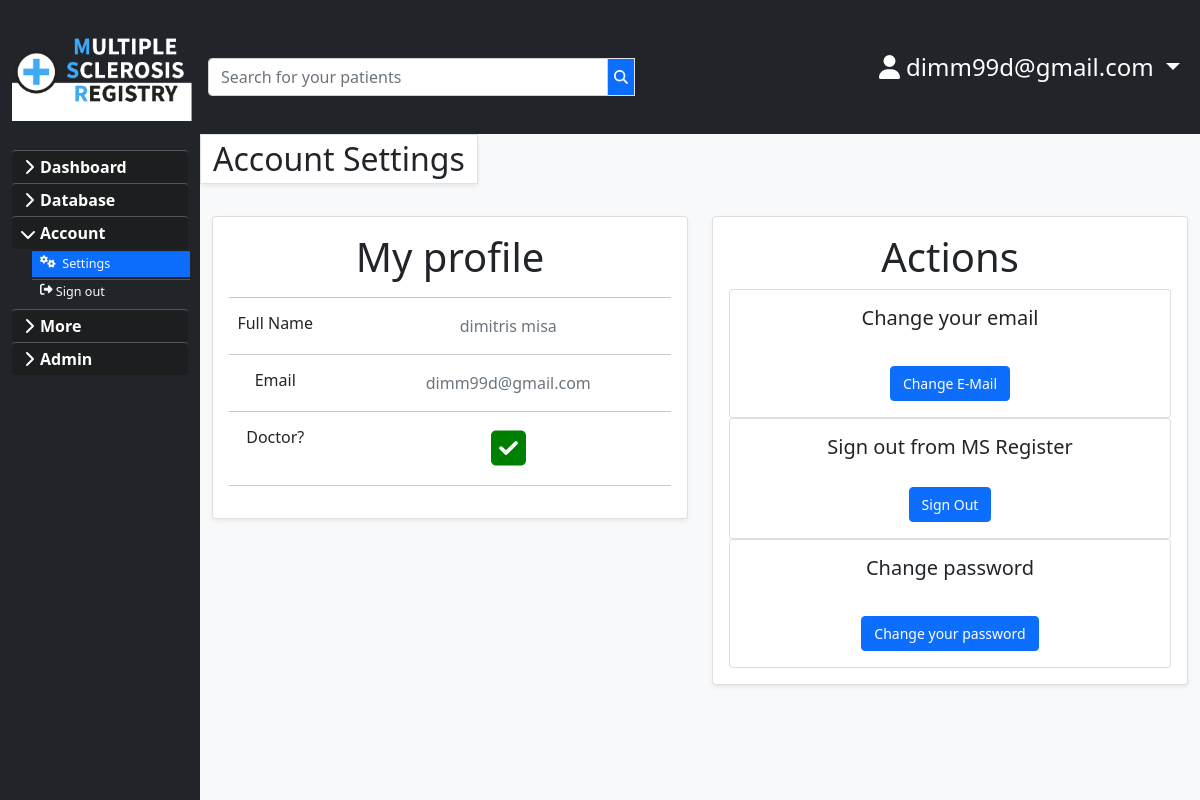
/profile/ (signed in), run on the app's committed database.
### users/models.py (models this page shows, shortened)
class User(AbstractBaseUser, PermissionsMixin):
    email = models.EmailField(max_length=254, unique=True)
    is_staff = models.BooleanField(default=False)
    is_superuser = models.BooleanField(default=False)
    is_active = models.BooleanField(default=True)
    last_login = models.DateTimeField(null=True, blank=True)
    date_joined = models.DateTimeField(auto_now_add=True)
    name = models.CharField(max_length=25, null=True, blank=True)
    surname = models.CharField(max_length=25, null=True, blank=True)
    USERNAME_FIELD = 'email'
    EMAIL_FIELD = 'email'
    REQUIRED_FIELDS = ['name','surname']
    objects = UserManager()

### main/views.py (the view)
# urls.py: path('profile/',views.profile,name="profile"),
@login_required
def profile(request):
    return render(request, 'account/base.html' )

### main/templatetags/hasgroup.py (called while the page is built)
@register.filter(name='has_group')
def has_group(user, group_name):
    group = Group.objects.get(name=group_name)
    return True if group in user.groups.all() else False

### main/templates/account/base.html (shortened to what this page needs)
{% extends "main/main_template.html" %}
{% load static %}
{% load hasgroup %}
{% block content %}
<div class="row">
  {% include 'main/sidebar.html' %}
  <div class="asbcontent col-md-10 col-sm-12 ">
    <div class="row">
      <p class="fs-2 bg-white border w-auto shadow-sm">Account Settings</p>
    </div>
    <div class="row mt-3">
          <div class="col-md-6 text-center">
            <div class="card mb-3 shadow-sm">
              <div class="card-body">
                <h1 class="card-title">My profile</h1>
                <hr>
                <div class="row">
                  <div class="col-sm-3">
                    <h6 class="mb-0">Full Name</h6>
                  </div>
                  <div class="col-sm-9 text-secondary">
                    {{request.user.name}} {{request.user.surname}}
                  </div>
                </div>
                <hr>
                <div class="row">
                  <div class="col-sm-3">
                    <h6 class="mb-0">Email</h6>
                  </div>
                  <div class="col-sm-9 text-secondary">
                    {{request.user.email}}
                  </div>
                </div>
                <hr>
                <div class="row">
                  <div class="col-sm-3">
                    <h6 class="mb-0">Doctor?</h6>
                  </div>
                  <div class="col-sm-9 text-secondary">
                    {% if request.user|has_group:"doctor" %}
                    <i class="fas fa-check-square fs-1" style="color:green;"></i>
                    {% else %}
                    <i class="fas fa-window-close fs-1" style="color:red;"></i>
                    {% endif %}
                  </div>
                </div>
                <hr>
              </div>
            </div>
          </div>
          <div class="col-md-6">
            <div class="card text-center shadow-sm">
            <div class="card-body">
              <h1 class="card-title">Actions</h1>
              <div class="card">
              <div class="card-body">
                <h5 class="card-title">Change your email</h5>
                <a href="{% url 'account_email' %}" class="btn btn-primary">Change E-Mail</a>
              </div>
            </div>
            <div class="card">
              <div class="card-body">
                <h5 class="card-title">Sign out from MS Register</h5>
                <a data-bs-toggle="modal" data-bs-target="#logoutmodal" class="btn btn-primary">Sign Out</a>
              </div>
            </div>
            <div class="card">
              <div class="card-body">
                <h5 class="card-title">Change password</h5>
                <a href="{% url 'account_set_password' %}" class="btn btn-primary">Change your password</a>
              </div>
            </div>
            </div>
            </div>
            </div>
    </div>
</div>
</div>
{% endblock %}

### main/templates/main/navbar.html (shortened to what this page needs)
{% load static %}
<div class="row">
  <nav class="navbar navbar-expand-md bg-dark navbar-dark ">
    <div class="col-2" id="headernav">
      <div class="navbar-header">
        <a class=" navbar-brand d-block " href="{% url 'main:homepage' %}">
          <img class="main-icon" src="{% static 'main/brand.png' %}" alt="">
        </a>
      </div>
    </div>
      {% if user.is_authenticated %}
      <div class="col-10" id="navitems">
      <div class="collapse navbar-collapse bg-dark b-0 " id="navbarcollapse">
        <div id="navsearch">
          {% include 'main/search.html' %}
        </div>
        <ul class="nav navbar-nav ms-auto">
          <li class="nav-item dropdown">
            <a  class="fs-4 nav-link dropdown-toggle text-white" href="#" id="userdropdown" role="button" data-bs-toggle="dropdown" aria-haspopup="true" aria-expanded="false">
              <i class="fas fa-user"></i> {{ user.email }}
            </a>
          </li>
        </ul>
      </div>
      </div>
      {% endif %}
    </div>
</div>

### main/static/main/styling.css (style rules this page uses)
.navbar { background: #e7e7e7; }
.main-icon { object-fit: contain; width: 9em; height:auto; }
html,body { height: 100%; overflow: auto; margin-left: calc(100vw - 100%); margin-right: 0; }
.card-title { font-weight:300; }
.btn { font-size: 14px; margin-top:20px; }

### main/static/main/sidebar.css (style rules this page uses)
.dropdown-toggle { outline: 0; }

### data on the page
User: email "dimm99d@gmail.com", user.name "dimitris", user.surname "misa", user.email "dimm99d@gmail.com"
